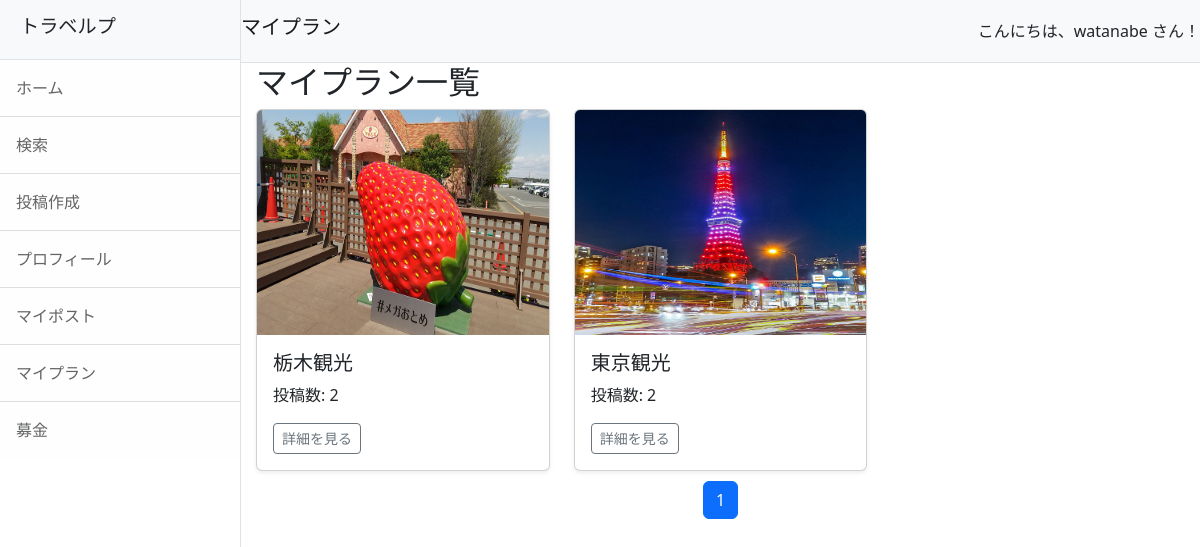
/myplan/ (signed in), run on the app's committed database.
### accounts/models.py (models this page shows, shortened)
class CustomUser(AbstractUser):
    pass
    nickname = models.CharField(max_length=150, blank=True, null=True)
    profile_image = models.ImageField(upload_to='profile_images/', null=True, blank=True)
    profile_description = models.TextField(null=True, blank=True)

### travelp/models.py (models this page shows, shortened)
class Plan(models.Model):
    name = models.CharField(max_length=200)
    user = models.ForeignKey(CustomUser, on_delete=models.SET_NULL, null=True, blank=True)
    posts = models.ManyToManyField(Post, related_name='plans')  # プランに関連する投稿
    created_at = models.DateTimeField(auto_now_add=True)

class Post(models.Model):
    user = models.ForeignKey(CustomUser, on_delete=models.SET_NULL, null=True, blank=True)
    title = models.CharField(max_length=200)
    comment = models.TextField()
    created_at = models.DateTimeField(auto_now_add=True)
    caption = models.TextField(verbose_name='場所', blank=True)
    fundraising = models.BooleanField(default=False)
    latitude = models.DecimalField(max_digits=15, decimal_places=11, null=True, blank=True)  # 緯度
    longitude = models.DecimalField(max_digits=15, decimal_places=11, null=True, blank=True)  # 経度

class PostImage(models.Model):
    post = models.ForeignKey(Post, related_name='images', on_delete=models.CASCADE)
    image = models.ImageField(upload_to='photos')

### travelp/views.py (the view)
# urls.py: path('myplan/', views.myplan, name='myplan'),  # プラン一覧ページ
@login_required
def myplan(request):
    plans = Plan.objects.filter(user=request.user).order_by('-id')  # 自分の作成したプランを取得（新しい順）
    paginator = Paginator(plans, 6)
    page_number = request.GET.get('page')
    plans = paginator.get_page(page_number)  # 現在のページのオブジェクトを取得
    for plan in plans:
        plan.thumbnail = plan.posts.order_by('created_at').first()
    return render(request, 'myplan.html', {'plans': plans})

### travelp/templates/myplan.html (shortened to what this page needs)
{% extends 'base.html' %}
{% load static %}
{% block header %}マイプラン{% endblock %}
{% block content %}
    <h2>マイプラン一覧</h2>
    {% if plans %}
      <div class="row g-4">
        {% for plan in plans %}
          <div class="col-12 col-sm-6 col-md-4">
            <div class="card shadow-sm">
                {% if plan.thumbnail %}
                    <img src="{{ plan.thumbnail.images.first.image.url }}" class="card-img-top" width="100%" height="225" alt="プランのサムネイル">
                {% else %}
                    <img src="{% static 'default-thumbnail.jpg' %}" class="card-img-top" width="100%" height="225" alt="デフォルト画像">
                {% endif %}
                <div class="card-body">
                    <h5 class="card-title">{{ plan.name|default:"無題のプラン" }}</h5>
                    <p class="card-text">投稿数: {{ plan.posts.count }}</p>
                    <a href="{% url 'travelp:plan_detail' plan_id=plan.id %}" class="btn btn-sm btn-outline-secondary">詳細を見る</a>
                </div>
            </div>
          </div>
        {% endfor %}
      </div>
    {% else %}
      <p>まだプランを作成していません。</p>
    {% endif %}
    {% include 'pagination.html' with page_obj=plans %}
{% endblock %}

### travelp/templates/base.html (shortened to what this page needs)
{% load static %}
<!DOCTYPE html>
<html lang="ja">
    <head>
        <link href="{% static 'css/styles.css' %}" rel="stylesheet" />
        <link rel="stylesheet" href="https://unpkg.com/leaflet@1.7.1/dist/leaflet.css" />
    </head>
    <body class="{% if request.user.is_staff %} dark-mode {% endif %}">
        <div class="d-flex" id="wrapper">
            <div class="border-end bg-white" id="sidebar-wrapper">
                <div class="sidebar-heading border-bottom bg-light">
                    <h1 class="navbar-brand">トラベルプ</h1>
                </div>
                <div class="list-group list-group-flush">
                    <a class="list-group-item list-group-item-action list-group-item-light p-3" href="{% url 'travelp:index' %}">ホーム</a>
                    <a class="list-group-item list-group-item-action list-group-item-light p-3" href="{% url 'travelp:search' %}">検索</a>
                    <a class="list-group-item list-group-item-action list-group-item-light p-3" href="{% url 'travelp:post' %}">投稿作成</a>
                    {% if request.user.is_authenticated %}
                        <a class="list-group-item list-group-item-action list-group-item-light p-3" href="{% url 'travelp:myprofile' %}">プロフィール</a>
                        <a class="list-group-item list-group-item-action list-group-item-light p-3" href="{% url 'travelp:mypost' %}">マイポスト</a>
                        <a class="list-group-item list-group-item-action list-group-item-light p-3" href="{% url 'travelp:myplan' %}">マイプラン</a>
                        <a class="list-group-item list-group-item-action list-group-item-light p-3" href="{% url 'travelp:fundraising_list' %}">募金</a>
                    {% endif %}
                </div>
            </div>
            <div id="page-content-wrapper">
                <nav class="navbar navbar-expand-lg navbar-light bg-light border-bottom d-flex justify-content-between">
                    <h1 class="navbar-brand">{% block header %}ホーム{% endblock %}</h1>
                    {% if request.user.is_authenticated %}
                        <div class="text-end">
                            こんにちは、{{ request.user.username }} さん！
                        </div>
                    {% endif %}
                </nav>
                <div class="container-fluid">
                    {% block content %}{% endblock %}
                </div>
            </div>
        </div>
    </body>
</html>

### data on the page
CustomUser: user.username "watanabe"
Plan: thumbnail.images.first.image (picture), name "栃木観光", posts.count "2"
Plan: thumbnail.images.first.image (picture), name "東京観光", posts.count "2"

### other printed values
{{ num }} "1"
